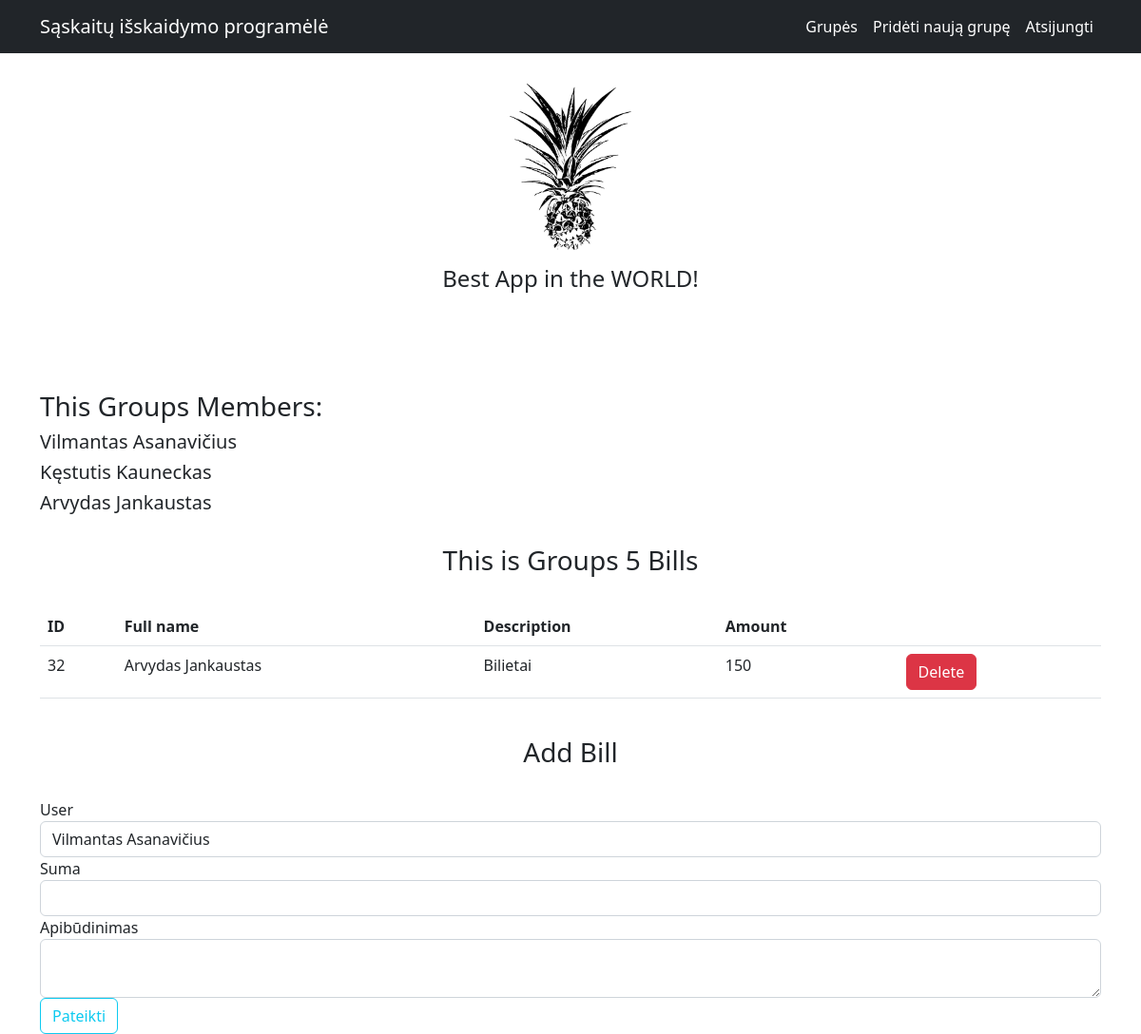
Screenshot of /grupės/5 (signed in) with the database file from the repository.
### app.py (models this page shows)
class User(db.Model, UserMixin):
    __tablename__ = 'Users'
    id = db.Column(db.Integer, primary_key=True)
    full_name = db.Column('Vardas ir pavardė', db.String(30), unique=True, nullable=False)
    email = db.Column('El. pašto adresas', db.String(120), unique=True, nullable=False)
    password = db.Column('Slaptažodis', db.String(60),unique=True, nullable=False)
    groups = db.relationship('Groups', secondary=association_table, back_populates='users')

class Groups(db.Model):
    __tablename__ = 'Groups'
    id = db.Column(db.Integer, primary_key=True)
    name = db.Column('Pavadinimas', db.String(100), unique=True, nullable=False)
    bills = db.relationship('Bills', back_populates='group')
    users = db.relationship('User',  secondary=association_table, back_populates='groups')

class Bills(db.Model):
    __tablename__ = 'Bills'
    id = db.Column(db.Integer, primary_key=True)
    group_id = db.Column(db.String, db.ForeignKey('Groups.id'))
    user_full_name = db.Column(db.String, db.ForeignKey('Users.id'))
    description = db.Column('Apibūdinimas', db.String(50), nullable=False)
    amount = db.Column('Suma', db.Integer, nullable=False)
    user = db.relationship('User')
    group = db.relationship('Groups', back_populates='bills')

### app.py (the view)
@app.route('/grupės/<int:group_id>', methods=['GET', 'POST'])
@login_required
def current_group(group_id):
    group = Groups.query.get(group_id)
    if group is None:
        abort(404)
    bills = Bills.query.all()
    all_groups = Groups.query.all()
    form = forms.BillsForm()
    users = User.query.all()
    form.user_full_name.choices = [(user.full_name, user.full_name) for user in group.users]
    for user in users:
        if user in group.users:
            if form.validate_on_submit():
                bill = Bills(group_id=group.id, user_full_name=form.user_full_name.data, description=form.description.data, amount=form.amount.data)
                db.session.add(bill)
                db.session.commit()
                return redirect(url_for('current_group', group_id=group.id))
    return render_template('bills.html', form=form, group=group, all_groups=all_groups, users=users, bills=bills)

### forms.py
class BillsForm(FlaskForm):
    user_full_name = SelectField(u'User')
    amount = IntegerField('Suma', [DataRequired()])
    description = TextAreaField('Apibūdinimas', [DataRequired()])
    submit = SubmitField('Pateikti')

### app.py (called while the page is built)
@login_manager.user_loader
def load_user(user_id):
    return User.query.get(int(user_id))

### templates/bills.html (shortened to what this page needs)
{% extends 'base.html' %}
{% block content %}
    <div>
        <h3>This Groups Members:</h3>
        {% for user in group.users %}
            <h5> {{ user.full_name }} </h5>
        {% endfor %}
    </div>
    <br>
    <h3 style="text-align:center">This is Groups {{group.id}} Bills </h3>
    <br>
    <table class="table">
        <tr>
            <td><b>ID</b></td>
            <td><b>Full name</b></td>
            <td><b>Description</b></td>
            <td><b>Amount</b></td>
            <td></td>
        </tr>
            {% for  bill in group.bills %}
                <tr>
                    <td>{{bill.id}}</a></td>
                    {% if bill.user_full_name %}
                        <td>{{ bill.user_full_name }}</td>
                    {% else %}
                        <td>-</td>
                    {% endif %}
                    <td>{{bill.description}}</td>
                    <td>{{bill.amount}}</td>
                    <td>
                        <form action="{{ url_for('bill_delete', group_id=group.id, bill_id=bill.id) }}" method="POST">
                            <input type="submit" value="Delete" class="btn btn-danger">
                        </form>
                    </td>
                </tr>
            {% endfor %}
    </table>
    <br>
    <h3 style="text-align:center">Add Bill </h3>
    <br>
    <form method="post" action="#">
        <div class="form-group">
            {{ form.user_full_name.label(class="form-control-label") }}
            {{ form.user_full_name(class="form-control") }}
        </div>
        <div class="form-group">
            {{ form.amount.label(class="form-control-label") }}
            {{ form.amount(class="form-control") }}
        </div>
        <div class="form-group">
            {{ form.description.label(class="form-control-label") }}
            {{ form.description(class="form-control") }}
        </div>
        {{ form.submit(class="btn btn-outline-info") }}
    </form>
{% endblock %}

### rows the page displays
User: full_name "Vilmantas Asanavičius"
User: full_name "Kęstutis Kauneckas"
User: full_name "Arvydas Jankaustas"
Groups: id "5"
Bills: id "32", user_full_name "Arvydas Jankaustas", description "Bilietai", amount "150"
